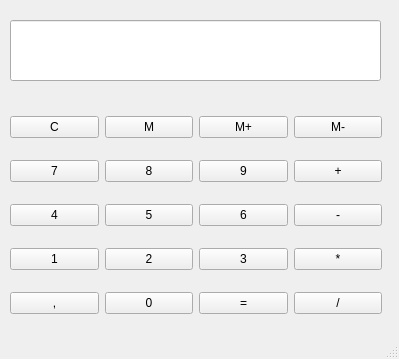
<?xml version="1.0" encoding="UTF-8"?>
<ui version="4.0">
 <class>MainWindow</class>
 <widget class="QMainWindow" name="MainWindow">
  <property name="geometry">
   <rect>
    <x>0</x>
    <y>0</y>
    <width>399</width>
    <height>359</height>
   </rect>
  </property>
  <property name="windowTitle">
   <string>MainWindow</string>
  </property>
  <widget class="QWidget" name="centralwidget">
   <widget class="QWidget" name="gridLayoutWidget">
    <property name="geometry">
     <rect>
      <x>10</x>
      <y>100</y>
      <width>372</width>
      <height>231</height>
     </rect>
    </property>
    <layout class="QGridLayout" name="gridLayout">
     <item row="4" column="1">
      <widget class="QPushButton" name="button_0">
       <property name="text">
        <string>0</string>
       </property>
      </widget>
     </item>
     <item row="1" column="3">
      <widget class="QPushButton" name="button_plus">
       <property name="text">
        <string>+</string>
       </property>
      </widget>
     </item>
     <item row="3" column="1">
      <widget class="QPushButton" name="button_2">
       <property name="text">
        <string>2</string>
       </property>
      </widget>
     </item>
     <item row="4" column="2">
      <widget class="QPushButton" name="button_rowna_sie">
       <property name="text">
        <string>=</string>
       </property>
      </widget>
     </item>
     <item row="3" column="0">
      <widget class="QPushButton" name="button_1">
       <property name="text">
        <string>1</string>
       </property>
      </widget>
     </item>
     <item row="1" column="1">
      <widget class="QPushButton" name="button_8">
       <property name="text">
        <string>8</string>
       </property>
      </widget>
     </item>
     <item row="2" column="0">
      <widget class="QPushButton" name="button_4">
       <property name="text">
        <string>4</string>
       </property>
      </widget>
     </item>
     <item row="2" column="2">
      <widget class="QPushButton" name="button_6">
       <property name="text">
        <string>6</string>
       </property>
      </widget>
     </item>
     <item row="2" column="1">
      <widget class="QPushButton" name="button_5">
       <property name="text">
        <string>5</string>
       </property>
      </widget>
     </item>
     <item row="1" column="2">
      <widget class="QPushButton" name="button_9">
       <property name="text">
        <string>9</string>
       </property>
      </widget>
     </item>
     <item row="3" column="3">
      <widget class="QPushButton" name="button_razy">
       <property name="text">
        <string>*</string>
       </property>
      </widget>
     </item>
     <item row="2" column="3">
      <widget class="QPushButton" name="button_minus">
       <property name="text">
        <string>-</string>
       </property>
      </widget>
     </item>
     <item row="4" column="0">
      <widget class="QPushButton" name="button_kropka">
       <property name="text">
        <string>,</string>
       </property>
      </widget>
     </item>
     <item row="3" column="2">
      <widget class="QPushButton" name="button_3">
       <property name="text">
        <string>3</string>
       </property>
      </widget>
     </item>
     <item row="4" column="3">
      <widget class="QPushButton" name="button_podziel">
       <property name="text">
        <string>/</string>
       </property>
      </widget>
     </item>
     <item row="1" column="0">
      <widget class="QPushButton" name="button_7">
       <property name="text">
        <string>7</string>
       </property>
      </widget>
     </item>
     <item row="0" column="0">
      <widget class="QPushButton" name="button_clear">
       <property name="text">
        <string>C</string>
       </property>
      </widget>
     </item>
     <item row="0" column="1">
      <widget class="QPushButton" name="button_memory">
       <property name="text">
        <string>M</string>
       </property>
      </widget>
     </item>
     <item row="0" column="2">
      <widget class="QPushButton" name="button_memory_plus">
       <property name="text">
        <string>M+</string>
       </property>
      </widget>
     </item>
     <item row="0" column="3">
      <widget class="QPushButton" name="button_memory_minus">
       <property name="text">
        <string>M-</string>
       </property>
      </widget>
     </item>
    </layout>
    <zorder>button_7</zorder>
    <zorder>button_4</zorder>
    <zorder>button_kropka</zorder>
    <zorder>button_8</zorder>
    <zorder>button_5</zorder>
    <zorder>button_2</zorder>
    <zorder>button_0</zorder>
    <zorder>button_9</zorder>
    <zorder>button_6</zorder>
    <zorder>button_3</zorder>
    <zorder>button_rowna_sie</zorder>
    <zorder>button_plus</zorder>
    <zorder>button_minus</zorder>
    <zorder>button_razy</zorder>
    <zorder>button_podziel</zorder>
    <zorder>button_1</zorder>
    <zorder>button_clear</zorder>
    <zorder>button_memory</zorder>
    <zorder>button_memory_plus</zorder>
    <zorder>button_memory_minus</zorder>
   </widget>
   <widget class="QLineEdit" name="wyswietlacz">
    <property name="geometry">
     <rect>
      <x>10</x>
      <y>20</y>
      <width>371</width>
      <height>61</height>
     </rect>
    </property>
    <property name="readOnly">
     <bool>true</bool>
    </property>
   </widget>
  </widget>
  <widget class="QStatusBar" name="statusbar"/>
 </widget>
 <resources/>
 <connections/>
</ui>
